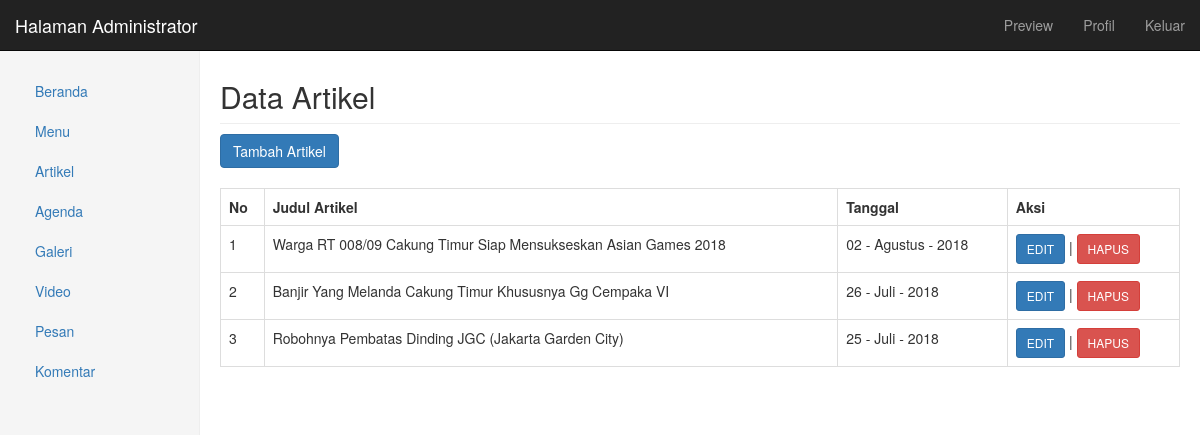
Page /admin/admin.php?tampil=artikel (signed in) on the committed database.
### tables this page shows
CREATE TABLE `artikel` (
  `id_artikel` int(5) NOT NULL,
  `judul` varchar(100) NOT NULL,
  `isi` text NOT NULL,
  `gambar` varchar(100) NOT NULL,
  `gambar1` varchar(200) NOT NULL,
  `gambar2` varchar(200) NOT NULL,
  `tanggal` date NOT NULL,
  `hits` int(5) NOT NULL
);

### library/fungsi_tglindonesia.php (called while the page is built)
<?php
	function tgl_indonesia($tgl){
			$tanggal	= substr($tgl,8,2);
			$nama_bulan	= array("Januari", "Februari", "Maret", "April", "Mei",
				"Juni", "Juli", "Agustus", "September", "Oktober", "November", "Desember");
			$bulan		= $nama_bulan[substr($tgl,5,2) - 1];
			$tahun		= substr($tgl,0,4);
			return $tanggal.' - '.$bulan.' - '.$tahun;
	}
?>

### admin/artikel/artikel_tampil.php (the view, shortened to what this page needs)
<h2 class="sub-header"> Data Artikel </h2>
<a href="?tampil=artikel_tambah" class="btn btn-primary">Tambah Artikel</a>
<br><br>
<table class="table table-hover table-bordered">
<tr>
	<th>No</th>
    <th>Judul Artikel</th>
    <th>Tanggal</th>
    <th>Aksi</th>
</tr>
<?php
include("../library/fungsi_tglindonesia.php");
	$no = 1;
	$tampil = mysqli_query($koneksi, "SELECT * FROM artikel
ORDER BY id_artikel DESC")
	or die(mysqli_error($koneksi));
while($data=mysqli_fetch_array($tampil)){
	$tanggal	= tgl_indonesia($data['tanggal']);
?>
<tr>
	<td> <?= $no; ?> </td>
    <td> <?= $data['judul']; ?> </td>
    <td> <?= $tanggal; ?> </td>
    <td>
	  <a href="?tampil=artikel_edit&id=
        	<?php echo $data['id_artikel']; ?>" class="btn btn-primary btn-sm"> EDIT </a> |
        <a href="?tampil=artikel_hapus&id=
        	<?php echo $data['id_artikel']; ?>" class="btn btn-danger btn-sm"> HAPUS </a>
    </td>
</tr>
<?php
		$no++;
	}
?>
</table>

### css/admin.css (style rules this page uses)
.sub-header { margin-top: 50px; padding-bottom: 10px; border-bottom: 1px solid #eee; }

### rows in the picture
artikel: judul "Warga RT 008/09 Cakung Timur Siap Mensukseskan Asian Games 2018", tanggal "02 - Agustus - 2018"
artikel: judul "Banjir Yang Melanda Cakung Timur Khususnya Gg Cempaka VI", tanggal "26 - Juli - 2018"
artikel: judul "Robohnya Pembatas Dinding JGC (Jakarta Garden City)", tanggal "25 - Juli - 2018"
